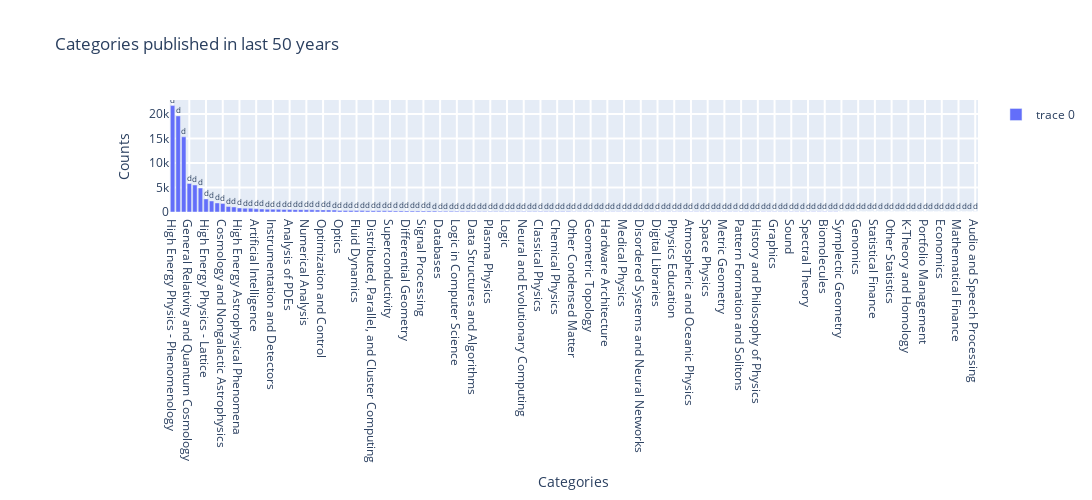

The code cell stored with this chart in its notebook:
### Code cell
data = [
    go.Bar(
        y=df['categories'].value_counts(),
        x=df['categories'].value_counts().keys(),
        orientation='v',
        text="d",
    )]
layout = go.Layout(
    height=500,
    width=2000,
    title='Categories published in last 50 years',
    hovermode='closest',
    xaxis=dict(title='Categories', ticklen=5, zeroline=False, gridwidth=2, domain=[0.1, 1]),
    yaxis=dict(title='Counts', ticklen=5, gridwidth=2),
    showlegend=True
)
fig = go.Figure(data=data, layout=layout)
# py.iplot(fig, filename='Sector/ Area of Coaches - Combined')
# plotly.plot(fig, )
fig.show()

### Figure 1 — Plotly figure (JSON) as saved in the notebook; plotly's stock layout.template omitted (floating-point values rounded to 4 significant figures; data arrays with more than 128 entries replaced by an {"elided": "..."} marker saying what was removed)
{"data": [{"orientation": "v", "text": "d", "type": "bar", "x": {"elided": "145 str values"}, "y": {"elided": "145 int values"}}], "layout": {"height": 500, "hovermode": "closest", "showlegend": true, "title": {"text": "Categories published in last 50 years"}, "width": 2000, "xaxis": {"domain": [0.1, 1], "gridwidth": 2, "ticklen": 5, "title": {"text": "Categories"}, "zeroline": false}, "yaxis": {"gridwidth": 2, "ticklen": 5, "title": {"text": "Counts"}}}}
